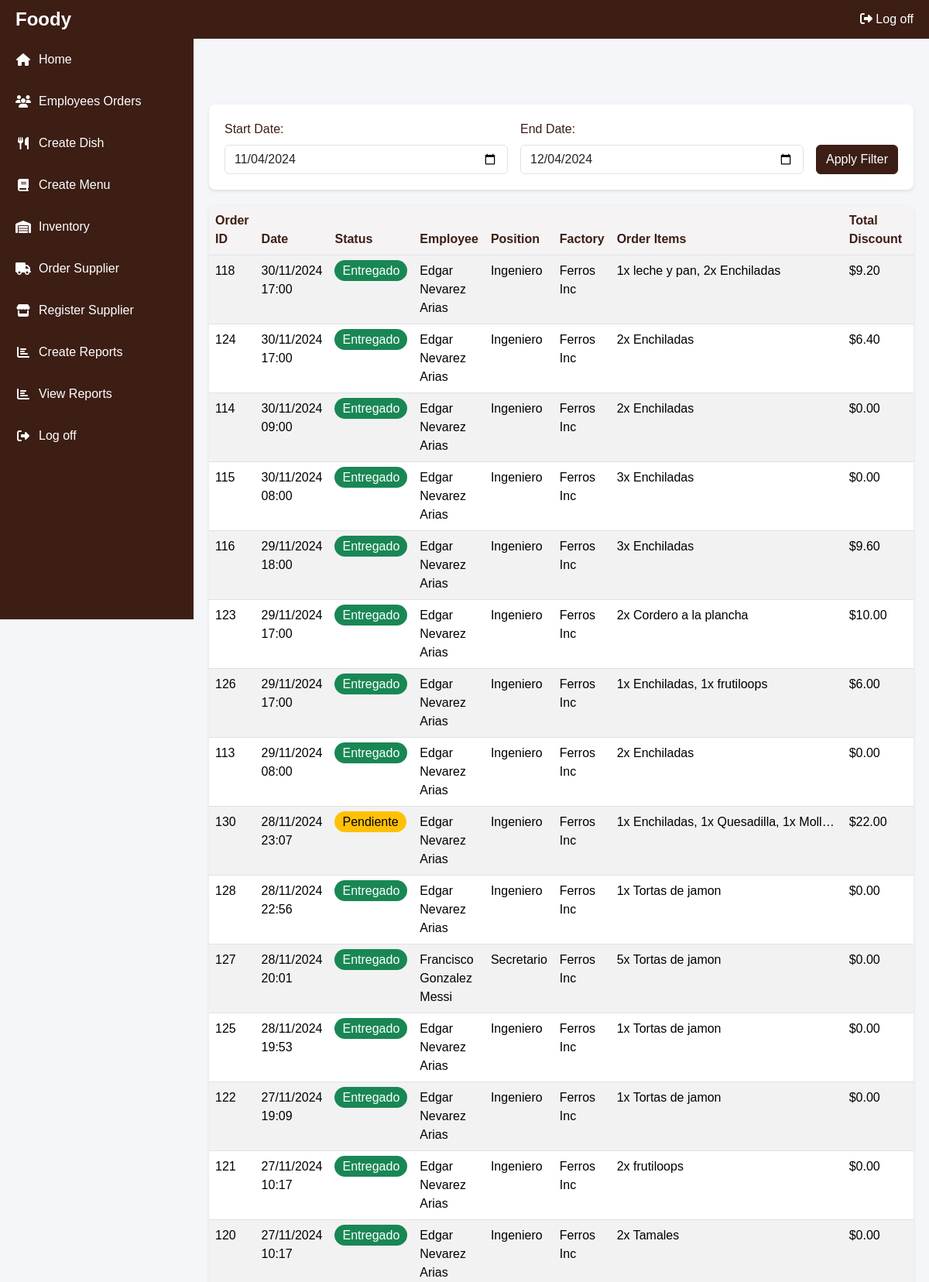
Page /Foody/DiningRoomManager/viewOrderEmplo.php (upper part) on the committed database.
### tables this page shows
CREATE TABLE `orderEmp` (
  `num` int NOT NULL AUTO_INCREMENT,
  `paymentAmount` float NOT NULL,
  `dateOrde` datetime DEFAULT CURRENT_TIMESTAMP,
  `totalDiscount` float NOT NULL,
  `employee` int NOT NULL,
  `status` varchar(5) NOT NULL,
  PRIMARY KEY (`num`),
  KEY `employee` (`employee`),
  KEY `status` (`status`),
  CONSTRAINT `orderEmp_ibfk_1` FOREIGN KEY (`employee`) REFERENCES `employee` (`num`),
  CONSTRAINT `orderEmp_ibfk_2` FOREIGN KEY (`status`) REFERENCES `status` (`code`)
);

CREATE TABLE `status` (
  `code` varchar(5) NOT NULL,
  `description` varchar(10) NOT NULL,
  PRIMARY KEY (`code`)
);

### Foody/DiningRoomManager/viewOrderEmplo.php (the view, shortened to what this page needs)
<?php
global $conn;
function getOrders($startDate = null, $endDate = null) {
    global $conn;
    $sql = "SELECT
            oe.num as order_id,
            oe.dateOrde as order_date,
            oe.paymentAmount as final_amount,
            oe.totalDiscount,
            s.description as status,
            s.code as status_code,
            CONCAT(e.firstName, ' ', e.middleName, ' ', COALESCE(e.lastName, '')) as employee_name,
            jp.description as job_position,
            f.name as factory_name,
            GROUP_CONCAT(
                CONCAT(od.numberDishes, 'x ', d.name)
                SEPARATOR ', '
            ) as order_items
            FROM orderEmp oe
            JOIN status s ON oe.status = s.code
            JOIN employee e ON oe.employee = e.num
            JOIN factory f ON e.factory = f.code
            JOIN jobPosition jp ON e.jobPosition = jp.code
            JOIN ord_dish od ON oe.num = od.orderEmp
            JOIN dish d ON od.dish = d.code
            WHERE DATE(oe.dateOrde) BETWEEN ? AND ?
            GROUP BY oe.num
            ORDER BY oe.dateOrde DESC";
    $stmt = $conn->prepare($sql);
    $stmt->bind_param("ss", $startDate, $endDate);
    $stmt->execute();
    $result = $stmt->get_result();
    return $result;
}
$filterStartDate = isset($_GET['filter_start_date']) ? $_GET['filter_start_date'] : date('Y-m-d', strtotime('-30 days'));
$filterEndDate = isset($_GET['filter_end_date']) ? $_GET['filter_end_date'] : date('Y-m-d');
$orders = getOrders($filterStartDate, $filterEndDate);
?>
<!DOCTYPE html>
<html lang="en">
<head>
    <link rel="stylesheet" href="../css/static/css/bootstrap.min.css">
    <link rel="stylesheet" href="/css/DiningRoMCSS/report.css">
</head>
<body>
    <nav class="top-nav">
        <div class="brand">
            <a href="homeDiningRoom.php">Foody</a>
        </div>
        <div class="user-menu">
            <a href="../index.php"><i class="fas fa-sign-out-alt"></i> Log off</a>
        </div>
    </nav>
    <nav class="sidebar">
        <div class="sidebar-nav">
            <ul>
                <li><a href="homeDiningRoom.php"><i class="fas fa-home"></i>Home</a></li>
                <li><a href="#"><i class="fas fa-users"></i>Employees Orders</a></li>
                <li><a href="createDish.php"><i class="fas fa-utensils"></i>Create Dish</a></li>
                <li><a href="createmenu.php"><i class="fas fa-book"></i>Create Menu</a></li>
                <li><a href="inventoryIngredients.php"><i class="fas fa-warehouse"></i>Inventory</a></li>
                <li><a href="orderSupplier.php"><i class="fas fa-truck"></i>Order Supplier</a></li>
                <li><a href="createSupplier.php"><i class="fas fa-store"></i>Register Supplier</a></li>
                <li><a href="createReport.php"><i class="fas fa-chart-bar"></i>Create Reports</a></li>
                <li><a href="reports.php"><i class="fas fa-chart-bar"></i>View Reports</a></li>
                <li><a href="../index.php"><i class="fas fa-sign-out-alt"></i>Log off</a></li>
            </ul>
        </div>
    </nav>
    <header class="header">
        <h1>Employee Orders</h1>
    </header>
    <main class="main-content">
        <div class="filter-section">
            <form method="GET" class="d-flex gap-3">
                <div class="flex-grow-1">
                    <label for="filter_start_date" class="form-label">Start Date:</label>
                    <input type="date" id="filter_start_date" name="filter_start_date"
                           class="form-control" value="<?php echo $filterStartDate; ?>"
                           max="<?php echo date('Y-m-d'); ?>">
                </div>
                <div class="flex-grow-1">
                    <label for="filter_end_date" class="form-label">End Date:</label>
                    <input type="date" id="filter_end_date" name="filter_end_date"
                           class="form-control" value="<?php echo $filterEndDate; ?>"
                           max="<?php echo date('Y-m-d'); ?>">
                </div>
                <div class="align-self-end">
                    <button type="submit" class="btn btn-primary">Apply Filter</button>
                </div>
            </form>
        </div>
        <div class="reports-table">
            <?php if (is_array($orders) && isset($orders['error'])): ?>
                <div class="alert alert-info">
                    <?php echo htmlspecialchars($orders['error']); ?>
                </div>
            <?php else: ?>
                <table class="table table-striped">
                    <thead>
                        <tr>
                            <th>Order ID</th>
                            <th>Date</th>
                            <th>Status</th>
                            <th>Employee</th>
                            <th>Position</th>
                            <th>Factory</th>
                            <th>Order Items</th>
                            <th>Total Discount</th>
                            <th>Payment Amount</th>
                        </tr>
                    </thead>
                    <tbody>
                        <?php while ($row = $orders->fetch_assoc()): ?>
                            <tr>
                                <td><?php echo htmlspecialchars($row['order_id']); ?></td>
                                <td><?php echo date('d/m/Y H:i', strtotime($row['order_date'])); ?></td>
                                <td>
                                    <span class="status-<?php echo htmlspecialchars($row['status_code']); ?>">
                                        <?php echo htmlspecialchars($row['status']); ?>
                                    </span>
                                </td>
                                <td><?php echo htmlspecialchars($row['employee_name']); ?></td>
                                <td><?php echo htmlspecialchars($row['job_position']); ?></td>
                                <td><?php echo htmlspecialchars($row['factory_name']); ?></td>
                                <td class="order-items"><?php echo htmlspecialchars($row['order_items']); ?></td>
                                <td>$<?php echo number_format($row['totalDiscount'], 2); ?></td>
                                <td>$<?php echo number_format($row['final_amount'], 2); ?></td>
                            </tr>
                        <?php endwhile; ?>
                    </tbody>
                </table>
            <?php endif; ?>
        </div>
    </main>
</body>
</html>

### Foody/css/DiningRoMCSS/report.css (style rules this page uses)
:root { --sidebar-width: 250px; --header-height: 60px; --top-nav-height: 50px; --primary-color: #3c1e15; --secondary-color: #59422b; --text-light: #ffffff; }
* { margin: 0; padding: 0; box-sizing: border-box; }
body { font-family: Arial, sans-serif; background-color: #f4f6f9; padding-top: var(--top-nav-height); }
.top-nav { position: fixed; top: 0; left: 0; right: 0; height: var(--top-nav-height); background-color: var(--primary-color); color: var(--text-light); display: flex; justify-content: space-between; align-items: center; padding: 0 20px; z-index: 1100; }
.top-nav .brand a { color: var(--text-light); font-size: 1.5rem; text-decoration: none; font-weight: bold; }
.top-nav .user-menu a { color: var(--text-light); text-decoration: none; }
.sidebar { position: fixed; left: 0; top: var(--top-nav-height); width: var(--sidebar-width); height: calc(100vh - var(--top-nav-height)); background-color: var(--primary-color); transition: transform 0.3s ease; z-index: 1000; overflow-y: auto; }
.sidebar-nav ul { list-style: none; padding: 0; margin: 0; }
.sidebar-nav li a { display: flex; align-items: center; padding: 15px 20px; color: var(--text-light); text-decoration: none; transition: background-color 0.3s; }
.sidebar-nav i { margin-right: 10px; width: 20px; text-align: center; }
.main-content { margin-left: var(--sidebar-width); padding: 20px; min-height: calc(100vh - var(--top-nav-height)); transition: margin-left 0.3s ease; }
.header { margin-bottom: 30px; }
.header h1 { margin: 0; font-size: 1.8rem; color: var(--primary-color); }
.reports-table { background: white; border-radius: 8px; box-shadow: 0 2px 4px rgba(60, 30, 21, 0.1); overflow-x: auto; }
.reports-table table { width: 100%; margin-bottom: 0; }
.reports-table th { background-color: rgba(60, 30, 21, 0.05); color: var(--primary-color); font-weight: 600; }
.filter-section { background: white; padding: 20px; border-radius: 8px; margin-bottom: 20px; box-shadow: 0 2px 4px rgba(60, 30, 21, 0.1); }
.filter-section .form-label { margin-bottom: 0.5rem; color: var(--primary-color); }
.btn-primary { background-color: var(--primary-color); border-color: var(--primary-color); color: var(--text-light); }
.status-PND { background-color: #ffc107; color: black; padding: 5px 10px; border-radius: 15px; }
.status-ETR { background-color: #198754; color: white; padding: 5px 10px; border-radius: 15px; }
.order-items { max-width: 300px; white-space: nowrap; overflow: hidden; text-overflow: ellipsis; }

### Foody/DiningRoomManager/viewOrderEmplo.php (style rules this page uses)
.status-PND { background-color: #ffc107; color: black; padding: 5px 10px; border-radius: 15px; }
.status-ETR { background-color: #198754; color: white; padding: 5px 10px; border-radius: 15px; }
.order-items { max-width: 300px; white-space: nowrap; overflow: hidden; text-overflow: ellipsis; }

### rows in the picture
orderemp: num "118", dateOrde "30/11/2024 17:00", status.description "Entregado", employee_name "Edgar Nevarez Arias", job_position "Ingeniero", factory_name "Ferros Inc", order_items "1x leche y pan, 2x Enchiladas", totalDiscount "9.20"
orderemp: num "124", dateOrde "30/11/2024 17:00", status.description "Entregado", employee_name "Edgar Nevarez Arias", job_position "Ingeniero", factory_name "Ferros Inc", order_items "2x Enchiladas", totalDiscount "6.40"
orderemp: num "114", dateOrde "30/11/2024 09:00", status.description "Entregado", employee_name "Edgar Nevarez Arias", job_position "Ingeniero", factory_name "Ferros Inc", order_items "2x Enchiladas", totalDiscount "0.00"
orderemp: num "115", dateOrde "30/11/2024 08:00", status.description "Entregado", employee_name "Edgar Nevarez Arias", job_position "Ingeniero", factory_name "Ferros Inc", order_items "3x Enchiladas", totalDiscount "0.00"
orderemp: num "116", dateOrde "29/11/2024 18:00", status.description "Entregado", employee_name "Edgar Nevarez Arias", job_position "Ingeniero", factory_name "Ferros Inc", order_items "3x Enchiladas", totalDiscount "9.60"
orderemp: num "123", dateOrde "29/11/2024 17:00", status.description "Entregado", employee_name "Edgar Nevarez Arias", job_position "Ingeniero", factory_name "Ferros Inc", order_items "2x Cordero a la plancha", totalDiscount "10.00"
orderemp: num "126", dateOrde "29/11/2024 17:00", status.description "Entregado", employee_name "Edgar Nevarez Arias", job_position "Ingeniero", factory_name "Ferros Inc", order_items "1x Enchiladas, 1x frutiloops", totalDiscount "6.00"
orderemp: num "113", dateOrde "29/11/2024 08:00", status.description "Entregado", employee_name "Edgar Nevarez Arias", job_position "Ingeniero", factory_name "Ferros Inc", order_items "2x Enchiladas", totalDiscount "0.00"
orderemp: num "130", dateOrde "28/11/2024 23:07", status.description "Pendiente", employee_name "Edgar Nevarez Arias", job_position "Ingeniero", factory_name "Ferros Inc", order_items "1x Enchiladas, 1x Quesadilla, 1x Moll…", totalDiscount "22.00"
orderemp: num "128", dateOrde "28/11/2024 22:56", status.description "Entregado", employee_name "Edgar Nevarez Arias", job_position "Ingeniero", factory_name "Ferros Inc", order_items "1x Tortas de jamon", totalDiscount "0.00"
orderemp: num "127", dateOrde "28/11/2024 20:01", status.description "Entregado", employee_name "Francisco Gonzalez Messi", job_position "Secretario", factory_name "Ferros Inc", order_items "5x Tortas de jamon", totalDiscount "0.00"
orderemp: num "125", dateOrde "28/11/2024 19:53", status.description "Entregado", employee_name "Edgar Nevarez Arias", job_position "Ingeniero", factory_name "Ferros Inc", order_items "1x Tortas de jamon", totalDiscount "0.00"
orderemp: num "122", dateOrde "27/11/2024 19:09", status.description "Entregado", employee_name "Edgar Nevarez Arias", job_position "Ingeniero", factory_name "Ferros Inc", order_items "1x Tortas de jamon", totalDiscount "0.00"
orderemp: num "121", dateOrde "27/11/2024 10:17", status.description "Entregado", employee_name "Edgar Nevarez Arias", job_position "Ingeniero", factory_name "Ferros Inc", order_items "2x frutiloops", totalDiscount "0.00"
orderemp: num "120", dateOrde "27/11/2024 10:17", status.description "Entregado", employee_name "Edgar Nevarez Arias", job_position "Ingeniero", factory_name "Ferros Inc", order_items "2x Tamales", totalDiscount "0.00"
